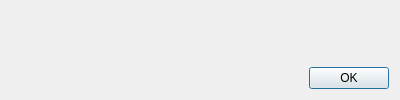
<?xml version="1.0" encoding="UTF-8"?>
<ui version="4.0">
 <class>dialog_mcap_error</class>
 <widget class="QWidget" name="dialog_mcap_error">
  <property name="windowTitle">
   <string>Can't open summary of the file</string>
  </property>
  <property name="minimumSize">
   <size>
    <width>400</width>
    <height>100</height>
   </size>
  </property>
  <layout class="QVBoxLayout" name="verticalLayout">
   <item>
    <widget class="QLabel" name="labelMsg">
     <property name="text">
      <string/>
     </property>
     <property name="wordWrap">
      <bool>true</bool>
     </property>
    </widget>
   </item>
   <item>
    <widget class="QDialogButtonBox" name="buttonBox">
     <property name="standardButtons">
      <set>QDialogButtonBox::Ok</set>
     </property>
    </widget>
   </item>
  </layout>
 </widget>
 <resources/>
 <connections/>
</ui>
